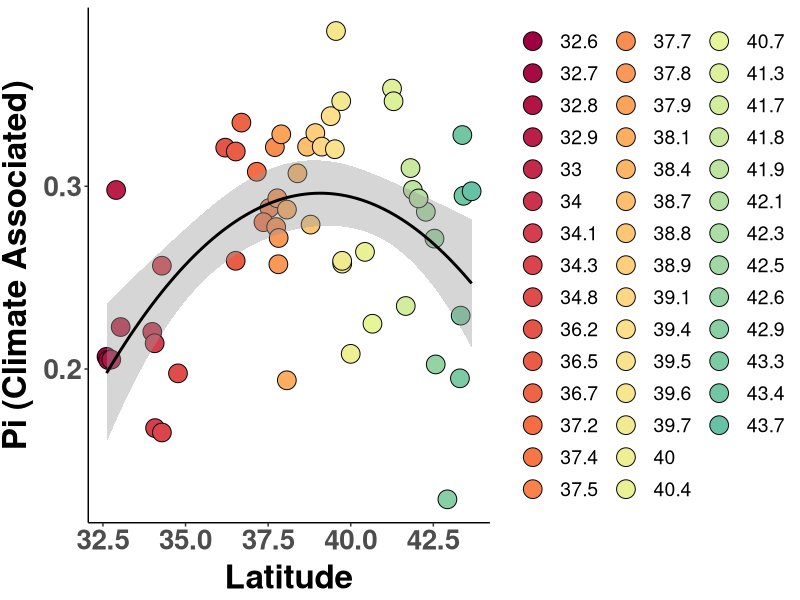
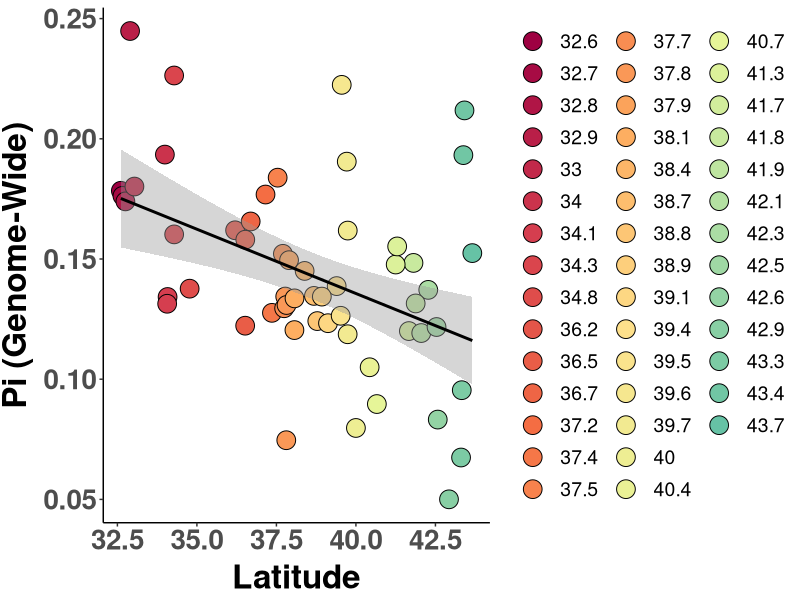
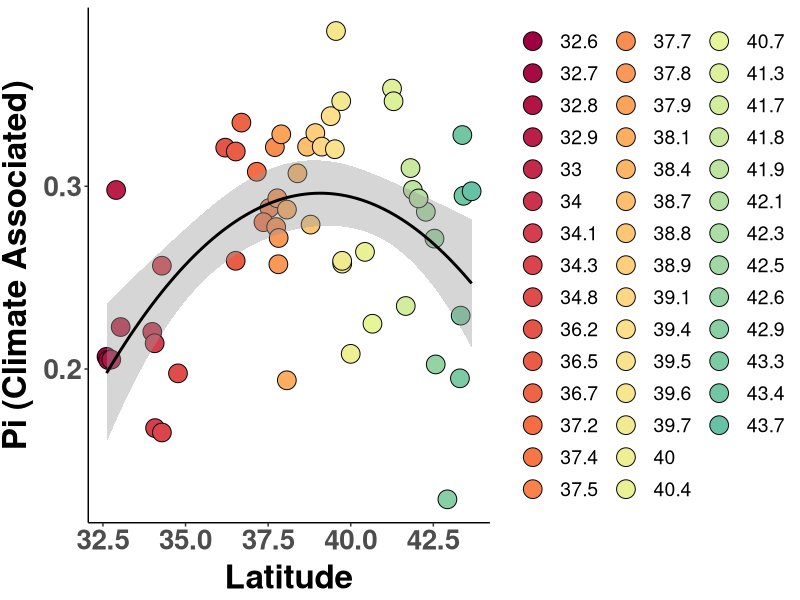
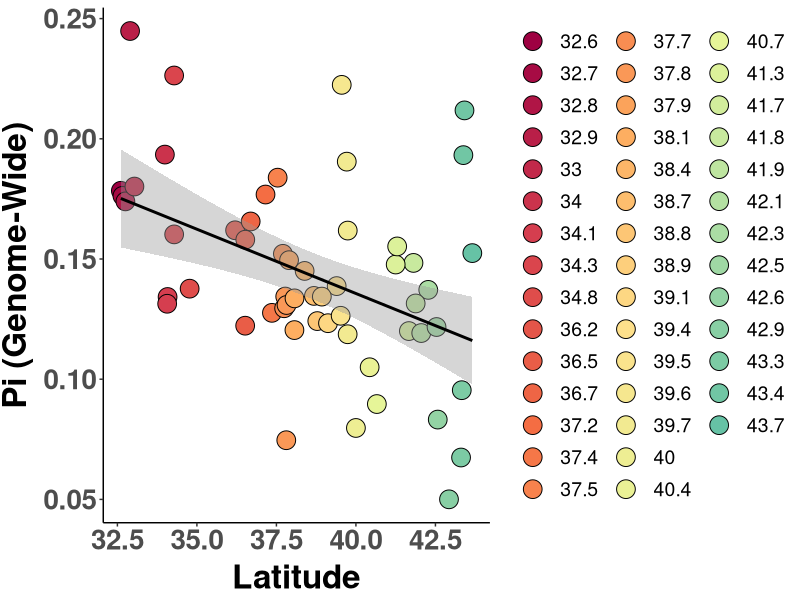

R code for these plots, in order:
##################################################################################
## Pi Latitude Plots
## Author Daniel Anstett
## 
## 
## Last Modified Jan 20, 2023
###################################################################################
#Library install and import
library(tidyverse) 
library(car)
library(ggrepel)
library(RColorBrewer)

###################################################################################
#Import data & Prepare data frame
#Baseline & Timeseries
all_pop <- read_csv("data/genomic_data/Baseline_Timeseries_pops_final2.csv")%>% filter(Paper_ID<56)

#Pi
pi_df <- read_csv("data/genomic_data/baseline_pi.csv")
pi_all_pop <-left_join(all_pop,pi_df,by=c("Paper_ID"="Site"))
###################################################################################

#stats
lm1 <- lm(pi_snp_set~Lat,data=pi_all_pop)
summary(lm1)
Anova(lm1,type="III")

lm2 <- lm(pi_snp_set~poly(Lat,2),data=pi_all_pop)
summary(lm2)
Anova(lm2,type="III")

lm3 <- lm(pi_all_snps~Lat,data=pi_all_pop)
summary(lm3)
Anova(lm3,type="III")






###########################################################################################################
#Make Latitude-pi graphs

# N-S color gradient
lat_cols=colorRampPalette(brewer.pal(10,"Spectral"))
n.sites <- length(unique(pi_all_pop$Site_Name))
color.list <- lat_cols(n.sites)


#Pi  
ggplot(pi_all_pop, aes(x=Lat, y=pi_snp_set)) + 
  geom_point(aes(fill=as.factor(round(Lat, 1))),shape=21,size =6)+
  stat_smooth(method =lm,color="black",formula = y ~ x+I(x^2))+
  scale_y_continuous(name="Pi (Climate Associated)")+
  scale_x_continuous(name="Latitude")+
  #,breaks=c(0.025,0.03,0.035,0.04,0.045))+
  scale_fill_manual(values=color.list) +
  theme_classic() + theme(
    axis.text.x = element_text(size=20, face="bold"),
    axis.text.y = element_text(size=20,face="bold"),
    axis.title.x = element_text(color="black", size=24, vjust = 0.5, face="bold"),
    axis.title.y = element_text(color="black", size=24,vjust = 1.7, face="bold",hjust=0.5),
    legend.title = element_blank(),
    legend.text = element_text(size = 14),  # Increase the size of the legend text
    legend.key.size = unit(2, "lines"),  # Increase the size of the legend dots
    legend.key.height = unit(1.6, "lines") #Reduce height
  )
ggsave("Graphs/Pi_latitude/1_lat_pi_snp_set.pdf",width=10, height = 6, units = "in")


#Median slope vs. lambda.mean.recovery
ggplot(pi_all_pop, aes(x=Lat, y=pi_all_snps)) + 
  geom_point(aes(fill=as.factor(round(Lat, 1))),shape=21,size =6)+
  stat_smooth(method =lm,color="black")+
  scale_y_continuous(name="Pi (Genome-Wide)")+
  scale_x_continuous(name="Latitude")+
  #,breaks=c(0.025,0.03,0.035,0.04,0.045))+
  scale_fill_manual(values=color.list) +
  theme_classic() + theme(
    axis.text.x = element_text(size=20, face="bold"),
    axis.text.y = element_text(size=20,face="bold"),
    axis.title.x = element_text(color="black", size=24, vjust = 0.5, face="bold"),
    axis.title.y = element_text(color="black", size=24,vjust = 1.7, face="bold",hjust=0.5),
    legend.title = element_blank(),
    legend.text = element_text(size = 14),  # Increase the size of the legend text
    legend.key.size = unit(2, "lines"),  # Increase the size of the legend dots
    legend.key.height = unit(1.6, "lines") #Reduce height
  )
ggsave("Graphs/Pi_latitude/2_lat_pi_global.pdf",width=10, height = 6, units = "in")

